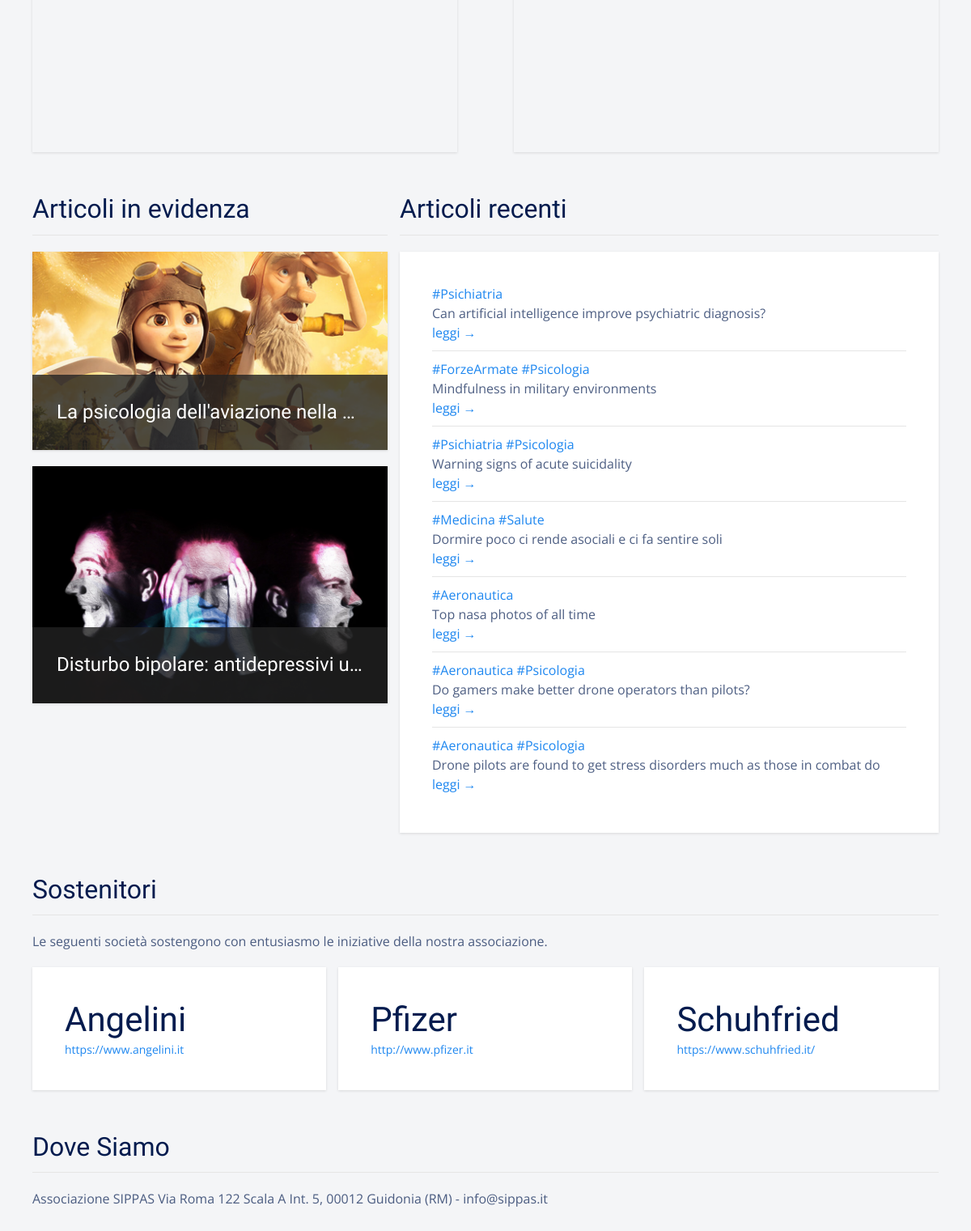
Before: / (lower part) with the older database file.
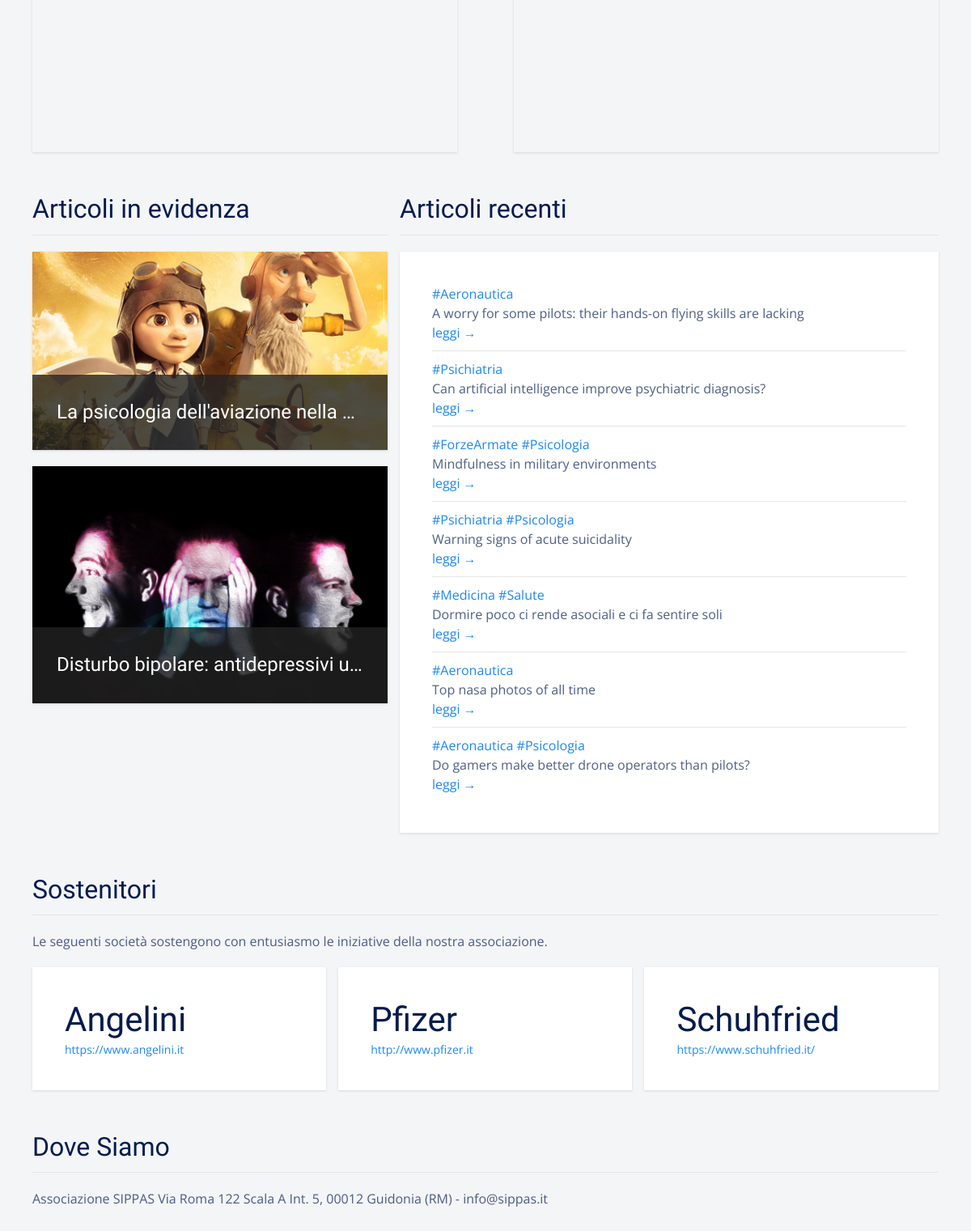
After: the same page with the newer database file.
### tables this page shows
CREATE TABLE "posts" (
  "id" integer NOT NULL,
  "title" text,
  "body" TEXT,
  "teaser" text,
  "tags" TEXT,
  "is_sticky" integer,
  "author" text,
  "created_at" TEXT,
  "updated_at" text,
  "published_at" TEXT,
  PRIMARY KEY ("id")
);

### flaskApp/blueprints/main/routes.py (the view)
@bp_main.route("/")
@cache.cached()
def index():
  stickies = query_db('SELECT * FROM posts WHERE is_sticky == 1 ORDER BY updated_at DESC LIMIT 2')
  latest = query_db(f'SELECT * FROM posts  WHERE is_sticky == 0 ORDER BY id DESC LIMIT {4 if len(stickies) < 2 else 7}')
  return render_template("main/index.html", latests=latest, stickies=stickies)

### flaskApp/db/sqlite.py (called while the page is built)
def dict_factory(cursor, row):
  d = {}
  for idx, col in enumerate(cursor.description):
    d[col[0]] = row[idx]
  return d

def get_db():
  if "db" not in g:
    g.db = sqlite3.connect(
      db_path,
      detect_types=sqlite3.PARSE_DECLTYPES,
      isolation_level="DEFERRED"
    )
    g.db.cursor().execute("PRAGMA journal_mode=WAL")
    g.db.row_factory = dict_factory
  return g.db

def query_db(query, args=(), one=False):
  with closing(get_db().cursor().execute(query, args)) as cur:
    rv = cur.fetchall()
    return (rv[0] if rv else None) if one else rv

### flaskApp/blueprints/main/templates/main/index.html (shortened to what this page needs)
{% extends 'base.html' %}
{% block content %}
<div class="uk-section">
  <div class="uk-container">
    <div id="featurettes" class="uk-grid uk-grid-large uk-child-width-1-2@s">
      <div class="uk-margin-bottom">
        <div class="uk-height-medium uk-flex uk-flex-center uk-flex-middle uk-background-cover uk-light"
          data-src="{{ url_for('static', filename='img/teamwork.jpg') }}" uk-img="">
        </div>
      </div>
      <div>
        <div class="uk-height-medium uk-flex uk-flex-center uk-flex-middle uk-background-cover uk-light"
          data-src="{{ url_for('static', filename='img/services.jpg') }}" uk-img="">
        </div>
      </div>
    </div>
  </div>
</div>
<div class="uk-section">
  <div class="uk-container">
    <div class="uk-grid uk-grid-small">
      <div id="stickies" class="uk-margin uk-width-2-5@m">
        <h2 class="uk-heading-divider">Articoli in evidenza</h2>
        <div class="uk-grid uk-child-width-1-1">
          {% for s in stickies %}
          {% if s.teaser %}
          <div class="uk-margin-bottom">
            <div class="uk-inline">
              <img src="{{ url_for('static', filename='blog/' + s.teaser | replace('#', s.id | string)) }}" alt="">
              <div class="uk-overlay uk-overlay-primary uk-position-bottom">
                <h3 class="uk-text-truncate"><a href="{{ url_for('blog.view_post', id=s.id) }}">{{ s.title }}</a></h3>
              </div>
            </div>
          </div>
          {% endif %}
          {% endfor %}
        </div>
      </div>
      <div class="uk-width-expand uk-margin uk-margin-remove-top">
        <h2 class="uk-heading-divider">Articoli recenti</h2>
        <div class="uk-card uk-card-default">
          <div class="uk-card-body">
            <ul class="uk-list uk-list-divider uk-margin-medium">
              {% for l in latests %}
              <li class="uk-text-truncate uk-padding-vertical uk-padding-horizontal-small">
                {% for tag in l.tags.split(' ') %}
                <a href="{{ url_for('blog.posts_tagged', tag=tag) }}">{{ tag }}</a>
                {% endfor %}<br>
                {{ l.title | capitalize }}<br>
                <a href="{{ url_for('blog.view_post', id=l.id) }}">leggi &rarr;</a><br>
              </li>
              {% endfor %}
            </ul>
          </div>
        </div>
      </div>
    </div>
  </div>
</div>
<div class="uk-section">
  <div class="uk-container">
    <h2 class="uk-heading-divider">Sostenitori</h2>
    <p>Le seguenti società sostengono con entusiasmo le iniziative della nostra associazione.</p>
    <div class="uk-child-width-1-2@m uk-child-width-1-3@l uk-grid uk-grid-match uk-grid-stack uk-grid-small" uk-grid="">
      <div class="uk-first-column">
        <div class="uk-card uk-card-default uk-grid uk-grid-collapse uk-margin uk-grid-stack" uk-grid="">
          <div class="uk-first-column">
            <div class="uk-card-body">
              <h1 class="uk-margin-remove-bottom uk-width-expand">Angelini</h1>
              <p class="uk-margin-remove-top uk-text-small"><a class="uk-link" href="https://www.angelini.it"
                  target="_blank">
                  https://www.angelini.it
                </a></p>
            </div>
          </div>
        </div>
      </div>
      <div class="uk-grid-margin uk-first-column">
        <div class="uk-card uk-card-default uk-grid uk-grid-collapse uk-margin uk-grid-stack" uk-grid="">
          <div class="uk-first-column">
            <div class="uk-card-body">
              <h1 class="uk-margin-remove-bottom uk-width-expand">Pfizer</h1>
              <p class="uk-margin-remove-top uk-text-small"><a class="uk-link" href="http://www.pfizer.it"
                  target="_blank">
                  http://www.pfizer.it
                </a></p>
            </div>
          </div>
        </div>
      </div>
      <div class="uk-grid-margin uk-first-column">
        <div class="uk-card uk-card-default uk-grid uk-grid-collapse uk-margin uk-grid-stack" uk-grid="">
          <div class="uk-first-column">
            <div class="uk-card-body">
              <h1 class="uk-margin-remove-bottom uk-width-expand">Schuhfried</h1>
              <p class="uk-margin-remove-top uk-text-small"><a class="uk-link" href="https://www.schuhfried.it/"
                  target="_blank">
                  https://www.schuhfried.it/
                </a></p>
            </div>
          </div>
        </div>
      </div>
    </div>
  </div>
</div>
<div class="uk-section uk-margin-top">
  <div class="uk-container">
    <h2 class="uk-heading-divider">Dove Siamo</h2>
    <p>Associazione SIPPAS Via Roma 122 Scala A Int. 5, 00012 Guidonia (RM) - info@sippas.it</p>
  </div>
</div>
{% endblock %}

### flaskApp/templates/base.html (shortened to what this page needs)
<html lang="it">
<head>
  {% include 'head.html' %}
</head>
<body>
  <div class="uk-container uk-margin-large-bottom">
    {% block content %}
    {% endblock %}
  </div>
</body>
</html>

### flaskApp/templates/head.html (shortened to what this page needs)
<link rel="stylesheet" href="{{ url_for('static', filename='css/vendor/uikit.min.css') }}">
<link rel="stylesheet" href="{{ url_for('static', filename='css/main.css') }}">

### flaskApp/static/css/main.css (style rules this page uses)
html { font-family: 'Open Sans', sans-serif; font-size: 16px; font-weight: normal; line-height: 1.5; background: #f4f5f7; color: rgba(3,27,78,0.7); }
h1, .uk-h1, h2, .uk-h2, h3, .uk-h3, h4, .uk-h4, h5, .uk-h5, h6, .uk-h6 { font-family: 'Yanone Kaffeesatz', sans-serif; margin: 0 0 20px 0; font-weight: normal; color: #031b4e; text-transform: none; }
li { margin-bottom: 8px; }
.uk-section { padding: 0px; padding-top: 30px; }
.uk-card-default { color: rgba(3,27,78,0.7) !important; -webkit-box-shadow: 0 1px 3px rgba(0,0,0,.12); box-shadow: 0 1px 3px rgba(0,0,0,.12); border: 0; }
#featurettes .uk-background-cover, #stickies img { -webkit-box-shadow: 0 1px 1px rgba(0,0,0,0); box-shadow: 0 1px 3px rgba(0,0,0,.12); }

Changed rows visible on the page:
no longer on this page (row unchanged): posts: tag "#Aeronautica" "#Psicologia", title "Drone pilots are found to get stress disorders much as those in combat do", shown under "Articoli recenti"
added posts: tags "#Aeronautica", title "A worry for some pilots: their hands-on flying skills are lacking"
